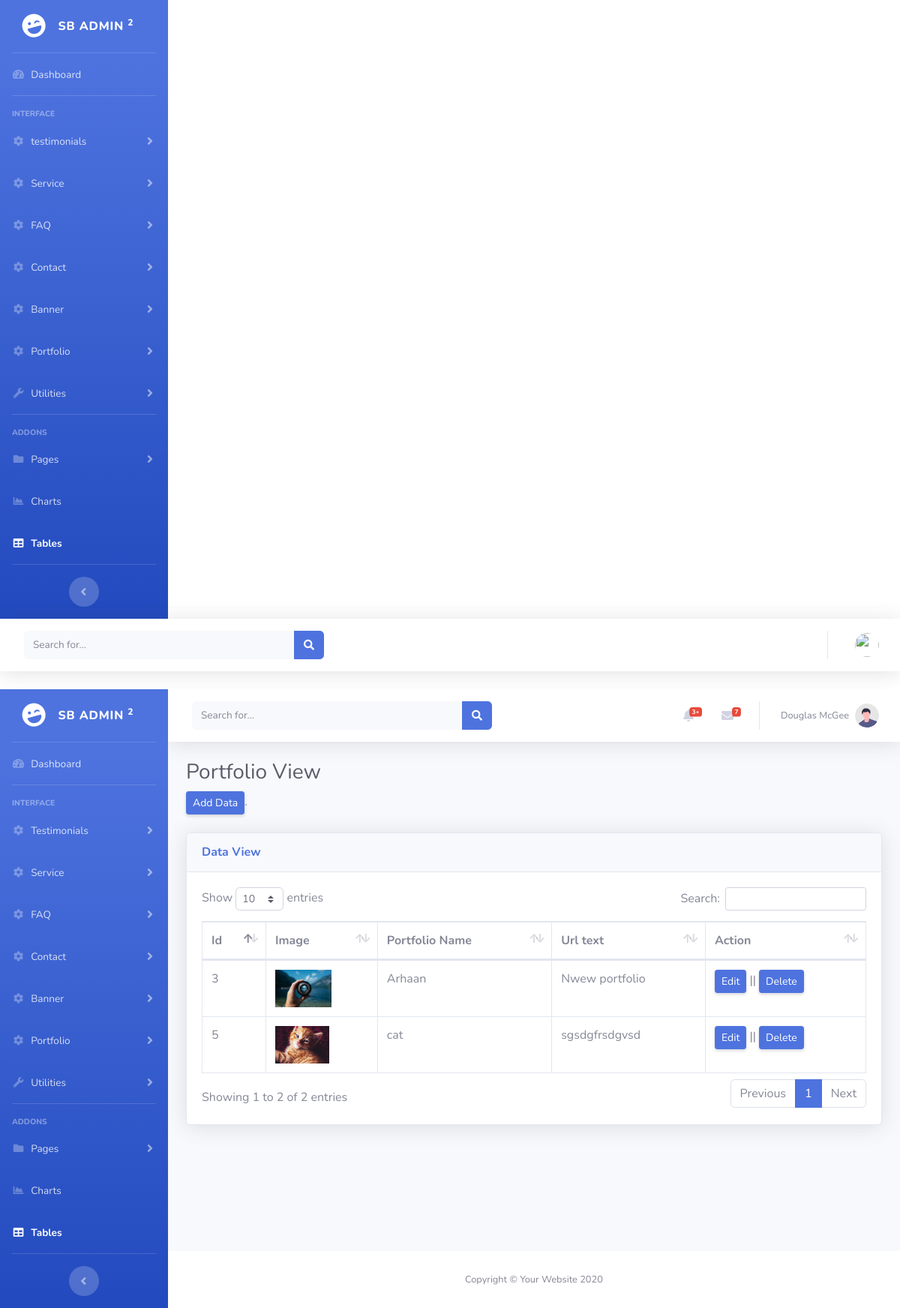
The app's page /project/admin/view_portfolio.php with its own data.
### tables this page shows
CREATE TABLE `portfolio` (
  `portfolio_id` int(11) NOT NULL,
  `image` longblob NOT NULL,
  `url_text` varchar(100) DEFAULT NULL,
  `name` varchar(255) NOT NULL,
  `create_at` timestamp NOT NULL DEFAULT current_timestamp(),
  `update_at` datetime DEFAULT current_timestamp() ON UPDATE current_timestamp()
);

### project/admin/view_portfolio.php (the view, shortened to what this page needs)
<?php include("include/master.php");
?>
<!DOCTYPE html>
<html lang="en">
<head>
  <link href="vendor/fontawesome-free/css/all.min.css" rel="stylesheet" type="text/css">
  <link href="assets/css/sb-admin-2.min.css" rel="stylesheet">
  <link href="vendor/datatables/dataTables.bootstrap4.min.css" rel="stylesheet">
</head>
<body id="page-top">
  <div id="wrapper">
    <ul class="navbar-nav bg-gradient-primary sidebar sidebar-dark accordion" id="accordionSidebar">
      <a class="sidebar-brand d-flex align-items-center justify-content-center" href="index.html">
        <div class="sidebar-brand-icon rotate-n-15">
          <i class="fas fa-laugh-wink"></i>
        </div>
        <div class="sidebar-brand-text mx-3">SB Admin <sup>2</sup></div>
      </a>
      <hr class="sidebar-divider my-0">
      <li class="nav-item">
        <a class="nav-link" href="dashboard.php">
          <i class="fas fa-fw fa-tachometer-alt"></i>
          <span>Dashboard</span></a>
      </li>
      <hr class="sidebar-divider">
      <div class="sidebar-heading">
        Interface
      </div>
      <li class="nav-item">
        <a class="nav-link collapsed" href="#" data-toggle="collapse" data-target="#collapseTwo" aria-expanded="true" aria-controls="collapseTwo">
          <i class="fas fa-fw fa-cog"></i>
          <span>Testimonials</span>
        </a>
      </li>
      <li class="nav-item">
        <a class="nav-link collapsed" href="#" data-toggle="collapse" data-target="#collapseT" aria-expanded="true" aria-controls="collapseTwo">
          <i class="fas fa-fw fa-cog"></i>
          <span>Service</span>
        </a>
      </li>
      <li class="nav-item">
        <a class="nav-link collapsed" href="#" data-toggle="collapse" data-target="#faq" aria-expanded="true" aria-controls="collapseTwo">
          <i class="fas fa-fw fa-cog"></i>
          <span>FAQ</span>
        </a>
      </li>
      <li class="nav-item">
        <a class="nav-link collapsed" href="#" data-toggle="collapse" data-target="#Contact" aria-expanded="true" aria-controls="collapseTwo">
          <i class="fas fa-fw fa-cog"></i>
          <span>Contact</span>
        </a>
      </li>
      <li class="nav-item">
        <a class="nav-link collapsed" href="#" data-toggle="collapse" data-target="#banner" aria-expanded="true" aria-controls="collapseTwo">
          <i class="fas fa-fw fa-cog"></i>
          <span>Banner</span>
        </a>
      </li>
      <li class="nav-item">
        <a class="nav-link collapsed" href="#" data-toggle="collapse" data-target="#port" aria-expanded="true" aria-controls="collapseTwo">
          <i class="fas fa-fw fa-cog"></i>
          <span>Portfolio</span>
        </a>
      </li>
      <li class="nav-item">
        <a class="nav-link collapsed" href="#" data-toggle="collapse" data-target="#collapseUtilities" aria-expanded="true" aria-controls="collapseUtilities">
          <i class="fas fa-fw fa-wrench"></i>
          <span>Utilities</span>
        </a>
      </li>
      <hr class="sidebar-divider">
      <div class="sidebar-heading">
        Addons
      </div>
      <li class="nav-item">
        <a class="nav-link collapsed" href="#" data-toggle="collapse" data-target="#collapsePages" aria-expanded="true" aria-controls="collapsePages">
          <i class="fas fa-fw fa-folder"></i>
          <span>Pages</span>
        </a>
      </li>
      <li class="nav-item">
        <a class="nav-link" href="charts.html">
          <i class="fas fa-fw fa-chart-area"></i>
          <span>Charts</span></a>
      </li>
      <li class="nav-item active">
        <a class="nav-link" href="tables.html">
          <i class="fas fa-fw fa-table"></i>
          <span>Tables</span></a>
      </li>
      <hr class="sidebar-divider d-none d-md-block">
      <div class="text-center d-none d-md-inline">
        <button class="rounded-circle border-0" id="sidebarToggle"></button>
      </div>
    </ul>
    <div id="content-wrapper" class="d-flex flex-column">
      <div id="content">
        <nav class="navbar navbar-expand navbar-light bg-white topbar mb-4 static-top shadow">
          <form class="d-none d-sm-inline-block form-inline mr-auto ml-md-3 my-2 my-md-0 mw-100 navbar-search">
            <div class="input-group">
              <input type="text" class="form-control bg-light border-0 small" placeholder="Search for..." aria-label="Search" aria-describedby="basic-addon2">
              <div class="input-group-append">
                <button class="btn btn-primary" type="button">
                  <i class="fas fa-search fa-sm"></i>
                </button>
              </div>
            </div>
          </form>
          <ul class="navbar-nav ml-auto">
            <li class="nav-item dropdown no-arrow mx-1">
              <a class="nav-link dropdown-toggle" href="#" id="alertsDropdown" role="button" data-toggle="dropdown" aria-haspopup="true" aria-expanded="false">
                <i class="fas fa-bell fa-fw"></i>
                <span class="badge badge-danger badge-counter">3+</span>
              </a>
            </li>
            <li class="nav-item dropdown no-arrow mx-1">
              <a class="nav-link dropdown-toggle" href="#" id="messagesDropdown" role="button" data-toggle="dropdown" aria-haspopup="true" aria-expanded="false">
                <i class="fas fa-envelope fa-fw"></i>
                <span class="badge badge-danger badge-counter">7</span>
              </a>
            </li>
            <li class="nav-item dropdown no-arrow">
              <a class="nav-link dropdown-toggle" href="#" id="userDropdown" role="button" data-toggle="dropdown" aria-haspopup="true" aria-expanded="false">
                <span class="mr-2 d-none d-lg-inline text-gray-600 small">Douglas McGee</span>
                <img class="img-profile rounded-circle" src="img/undraw_profile.svg">
              </a>
            </li>
          </ul>
        </nav>
        <div class="container-fluid">
          <h1 class="h3 mb-2 text-gray-800">Portfolio View</h1>
          <p class=" mb-4 "><a class="d-none d-sm-inline-block btn btn-sm btn-primary shadow-sm" href="add_portfolio.php">Add Data</a>.</p>
          <div class="card shadow mb-4">
            <div class="card-header py-3">
              <h6 class="m-0 font-weight-bold text-primary">Data View</h6>
            </div>
            <div class="card-body">
              <div class="table-responsive">
                <?php $id = 0;
                $sql = "SELECT * FROM `portfolio`";
                $result = mysqli_query($conn, $sql);
                $row = mysqli_num_rows($result);
                ?>
                <?php if ($row == 0) : ?>
                  <h2>Data Not Found</h2>
                <?php else : ?>
                  <table class="table table-bordered" id="dataTable" width="100%" cellspacing="0">
                    <thead>
                      <tr>
                        <th>Id</th>
                        <th>Image</th>
                        <th>Portfolio Name</th>
                        <th>Url text</th>
                        <th>Action</th>
                      </tr>
                    </thead>
                    <tbody>
                      <?php
                      while ($rows = mysqli_fetch_assoc($result)) {
                      ?>
                        <tr>
                          <td><?php echo $rows['portfolio_id'] ?></td>
                          <td><img src="<?php echo $rows['image'] ?>" height="50px"></td>
                          <td><?php echo $rows['name'] ?></td>
                          <td><?php echo $rows['url_text'] ?></td>
                          <td><a class="d-none d-sm-inline-block btn btn-sm btn-primary shadow-sm" href="edit_portfolio.php?id=<?php echo $rows['portfolio_id'] ?>">Edit </a> || <a class="d-none d-sm-inline-block btn btn-sm btn-primary shadow-sm" href="view_portfolio.php?id=<?php echo $rows['portfolio_id'] ?>&type=delete">Delete</a>
                          </td>
                        <?php  } ?>
                    </tbody>
                  </table>
                <?php endif ?>
              </div>
            </div>
          </div>
        </div>
      </div>
      <footer class="sticky-footer bg-white">
        <div class="container my-auto">
          <div class="copyright text-center my-auto">
            <span>Copyright &copy; Your Website 2020</span>
          </div>
        </div>
      </footer>
    </div>
  </div>
</body>
</html>

### records on screen
portfolio: portfolio_id "3", image (picture), name "Arhaan", url_text "Nwew portfolio"
portfolio: portfolio_id "5", image (picture), name "cat", url_text "sgsdgfrsdgvsd"
